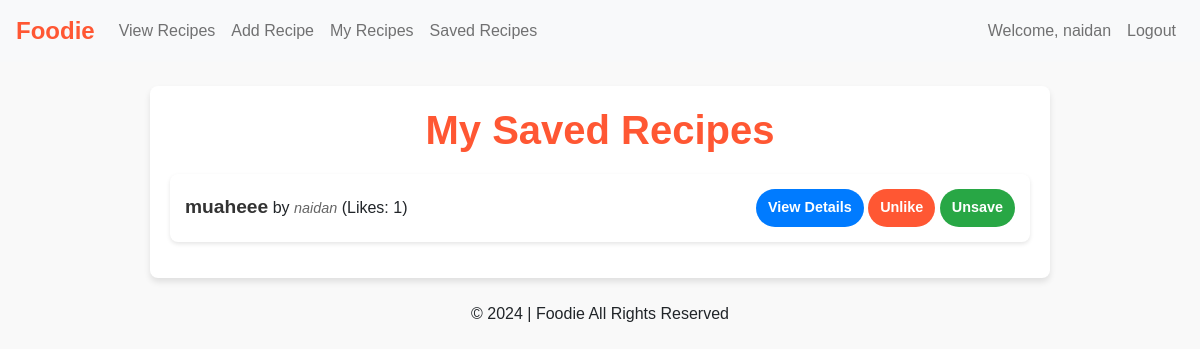
The app's page /saved_recipes (signed in) with its own data.
### app/models.py (models this page shows, shortened)
class User(db.Model,UserMixin):
    __tablename__ = 'users'
    id = db.Column(db.Integer, primary_key=True, autoincrement=True)
    username = db.Column(db.String(50), nullable=False)
    email = db.Column(db.String(100), nullable=False)
    password_hash = db.Column(db.String(255))
    created_at = db.Column(db.DateTime, default=datetime.utcnow)
    recipes = db.relationship('Recipe', back_populates='author', cascade="all, delete-orphan")
    likes = db.relationship('Like', back_populates='user', cascade="all, delete-orphan")
    saved_recipes = db.relationship('SavedRecipe', back_populates='user', cascade="all, delete-orphan")

class Recipe(db.Model):
    __tablename__ = 'recipes'
    id = db.Column(db.Integer, primary_key=True, autoincrement=True)
    user_id = db.Column(db.Integer, db.ForeignKey('users.id'), nullable=False)
    author = db.relationship('User', back_populates='recipes')
    title = db.Column(db.String(100), nullable=False)
    description = db.Column(db.Text, nullable=False)
    ingredients = db.Column(db.Text, nullable=False)
    steps = db.Column(db.Text, nullable=False)
    image_url = db.Column(db.String(255))  # Optional, we can set a default picture if anythign
    created_at = db.Column(db.DateTime, default=datetime.utcnow)
    likes = db.relationship('Like', back_populates='recipe', cascade="all, delete-orphan")
    saved_by = db.relationship('SavedRecipe', back_populates='recipe', cascade="all, delete-orphan")

### app/views.py (the view)
@app.route('/saved_recipes', methods=['GET'])
@login_required
def saved_recipes():
    saved_recipes = Recipe.query.join(SavedRecipe, Recipe.id == SavedRecipe.recipe_id) \
                                .filter(SavedRecipe.user_id == current_user.id).all()
    return render_template('saved_recipes.html', saved_recipes=saved_recipes)

### app/views.py (called while the page is built)
@login_manager.user_loader
def load_user(user_id):
    return User.query.get(int(user_id))  # Assumes user_id is the primary key of User model

### app/templates/saved_recipes.html (shortened to what this page needs)
{% extends "base.html" %}
{% block content %}
{% block styles %}
<link href="{{ url_for('static', filename='css/view_recipes.css') }}" rel="stylesheet">
{% endblock %}
<section class="recipes-section">
    <h1 class="section-title">My Saved Recipes</h1>
    <ul id="savedRecipeList" class="recipe-list">
        {% if saved_recipes %}
            {% for recipe in saved_recipes %}
            <li class="recipe-item">
                <div class="recipe-info">
                    <strong>{{ recipe.title }}</strong> by <em>{{ recipe.author.username }}</em>
                    (Likes: <span id="like-count-{{ recipe.id }}">{{ recipe.likes|length }}</span>)
                </div>
                <div class="recipe-actions">
                    <button class="btn action-button view-details-button" data-recipe-id="{{ recipe.id }}">View Details</button>
                    {% set user_liked = recipe.likes|selectattr('user_id','equalto',current_user.id)|list %}
                    {% set user_saved = recipe.saved_by|selectattr('user_id','equalto',current_user.id)|list %}
                    <button class="btn action-button like-button" data-recipe-id="{{ recipe.id }}">
                        {% if user_liked %}
                            Unlike
                        {% else %}
                            Like
                        {% endif %}
                    </button>
                    <button class="btn action-button save-button" data-recipe-id="{{ recipe.id }}">
                        {% if user_saved %}
                            Unsave
                        {% else %}
                            Save
                        {% endif %}
                    </button>
                </div>
            </li>
            {% endfor %}
        {% else %}
            <li>No saved recipes found.</li>
        {% endif %}
    </ul>
</section>
{% endblock %}

### app/templates/base.html (shortened to what this page needs)
<!DOCTYPE html>
<html lang="en">
<head>
    <link href="https://cdn.jsdelivr.net/npm/bootstrap@5.1.3/dist/css/bootstrap.min.css" rel="stylesheet">
    <link href="{{ url_for('static', filename='css/base.css') }}" rel="stylesheet">
</head>
<body>
    <nav class="navbar navbar-expand-lg navbar-light bg-light px-3">
      <a class="navbar-brand" href="/">Foodie</a>
      <div class="collapse navbar-collapse" id="navbarSupportedContent">
        <ul class="navbar-nav me-auto mb-2 mb-lg-0">
          <li class="nav-item">
            <a class="nav-link" href="/view_recipes">View Recipes</a>
          </li>
          {% if current_user.is_authenticated %}
          <li class="nav-item">
            <a class="nav-link" href="/add_recipe">Add Recipe</a>
          </li>
          <li class="nav-item">
            <a class="nav-link" href="/my_recipes">My Recipes</a>
          </li>
          <li class="nav-item">
            <a class="nav-link" href="/saved_recipes">Saved Recipes</a>
          </li>
          {% endif %}
        </ul>
        <ul class="navbar-nav ms-auto mb-2 mb-lg-0">
          {% if current_user.is_authenticated %}
          <li class="nav-item">
            <a class="nav-link" href="#">Welcome, {{ current_user.username }}</a>
          </li>
          <li class="nav-item">
            <a class="nav-link" href="/logout">Logout</a>
          </li>
          {% endif %}
        </ul>
      </div>
    </nav>
    <main class="container mt-4">
        {% block content %}{% endblock %}
    </main>
    <footer class="text-center mt-4">
        <p>&copy; 2024 | Foodie All Rights Reserved</p>
    </footer>
</body>
</html>

### app/static/css/base.css (style rules this page uses)
.navbar .navbar-brand { color: #ff5733; font-weight: bold; font-size: 1.5rem; }

### app/static/css/view_recipes.css (style rules this page uses)
body { font-family: 'Arial', sans-serif; background-color: #f9f9f9; margin: 0; padding: 0; }
.recipes-section { padding: 20px; background-color: #ffffff; box-shadow: 0 4px 6px rgba(0, 0, 0, 0.1); border-radius: 8px; margin: 20px auto; max-width: 900px; }
.section-title { font-size: 2.5rem; text-align: center; margin-bottom: 20px; color: #ff5733; font-weight: bold; }
.recipe-list { list-style: none; padding: 0; }
.recipe-list li { background-color: #fff; margin: 10px 0; padding: 15px; border-radius: 8px; box-shadow: 0 2px 4px rgba(0, 0, 0, 0.1); display: flex; justify-content: space-between; align-items: center; }
.recipe-list li strong { font-size: 1.2rem; font-weight: bold; color: #333333; }
.recipe-list li em { font-size: 0.9rem; color: #666666; }
.recipe-list button.view-details-button { padding: 8px 12px; border: none; border-radius: 20px; background-color: #007bff; color: white; font-size: 0.9rem; font-weight: bold; transition: background-color 0.3s ease; cursor: pointer; }
.recipe-list button.like-button { padding: 8px 12px; border: none; border-radius: 20px; background-color: #ff5733; color: white; font-size: 0.9rem; font-weight: bold; transition: background-color 0.3s ease; cursor: pointer; }
.recipe-list button.save-button { padding: 8px 12px; border: none; border-radius: 20px; background-color: #28a745; color: white; font-size: 0.9rem; font-weight: bold; transition: background-color 0.3s ease; cursor: pointer; }

### records on screen
User: username "naidan"
Recipe: title "muaheee", author.username "naidan", likes|length "1"
